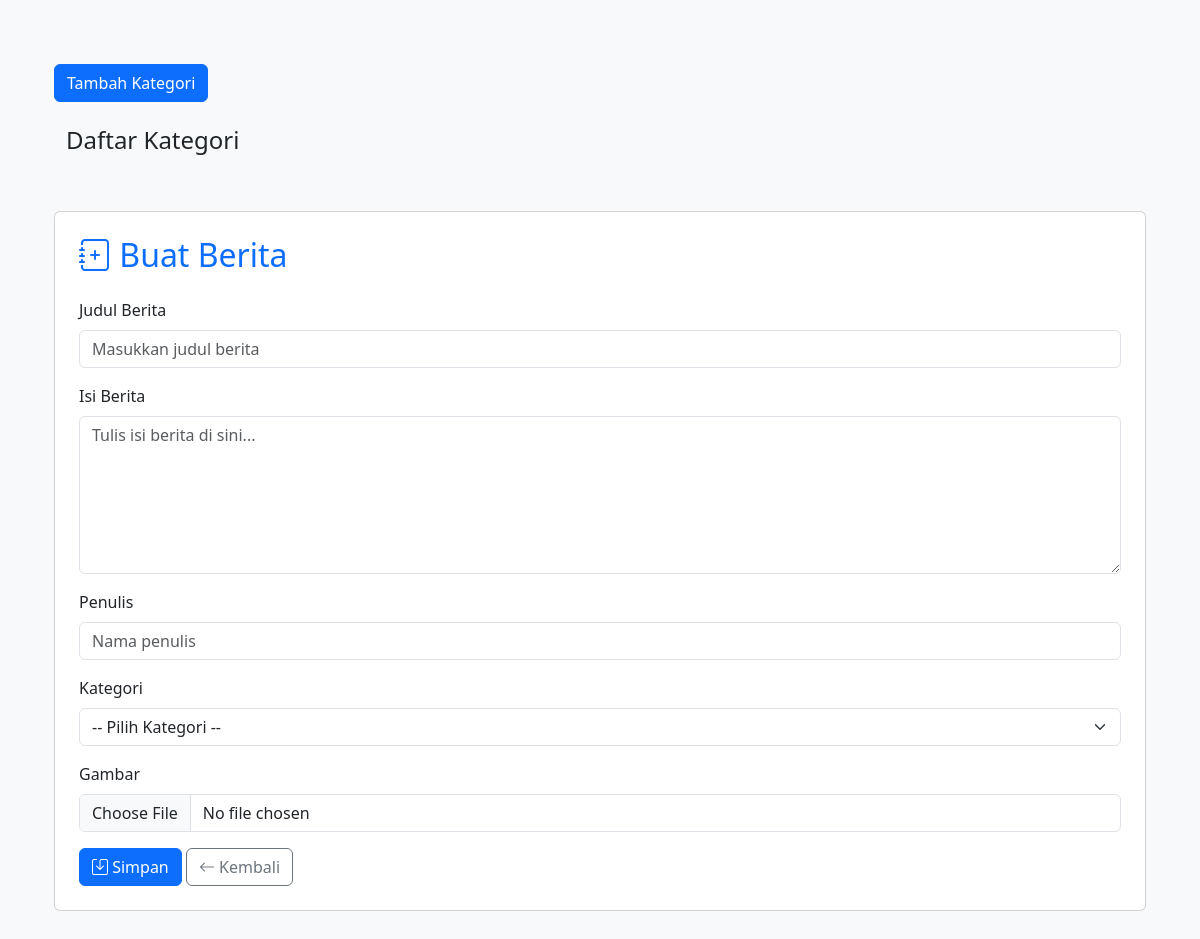
Before: /news/create/ (signed in) with the older database file.
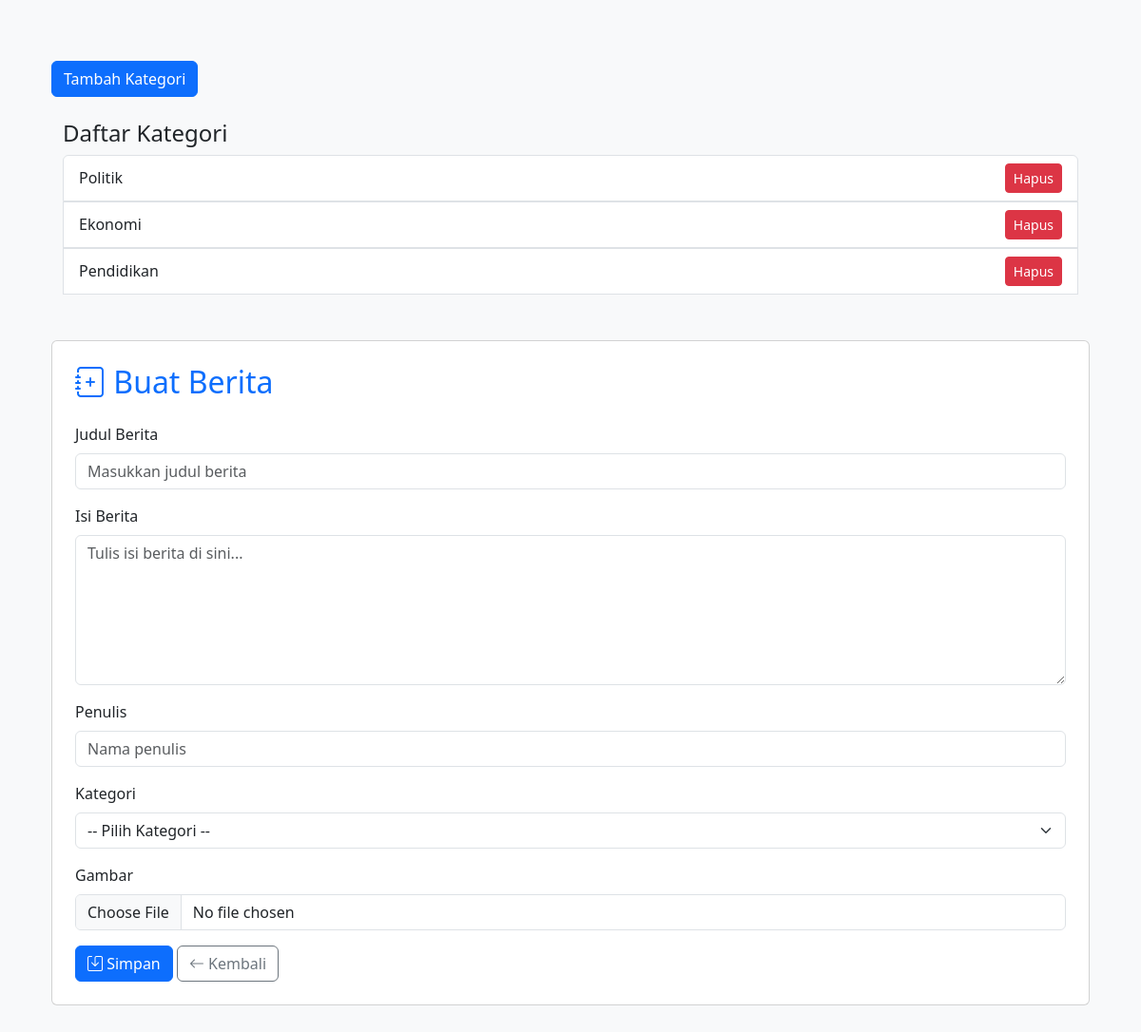
After: the same page with the newer database file.
### news/models.py (models this page shows, shortened)
class Category(models.Model):
    name = models.CharField(max_length=50)

### news/views.py (the view)
# urls.py: path('create/', views.create_article, name='create_article'),
@login_required
def create_article(request):
    if request.method == 'POST':
        form = ArticleForm(request.POST, request.FILES)
        if form.is_valid():
            form.save()
            return redirect('new_list')
    else:
        form = ArticleForm()
        print(form.errors)
    categories = Category.objects.all()
    category_list = Category.objects.all()
    category_form = CategoryForm()
    return render(request, 'news/create_article.html', {
        'form': form,
        'categories': categories,
        'category_form': category_form,
        'category_list': category_list,
    })

### news/forms.py
class ArticleForm(forms.ModelForm):
    class Meta:
        model = Article
        fields = ['title', 'content', 'author', 'kegiatan', 'image', 'category']
        widgets = {
            'title': forms.TextInput(attrs={'class': 'form-control'}),
            'content': forms.Textarea(attrs={'class': 'form-control', 'rows': 5}),
            'author': forms.TextInput(attrs={'class': 'form-control'}),
            'kegiatan': forms.Select(attrs={'class': 'form-select'}),
            'image': forms.ClearableFileInput(attrs={'class': 'form-control'}),
            'category': forms.Select(attrs={'class': 'form-select'}),
        }
    def __init__(self, *args, **kwargs):
        super().__init__(*args, **kwargs)
        self.fields['category'].required = False
        self.fields['kegiatan'].required = False

class CategoryForm(forms.ModelForm):
    class Meta:
        model = Category
        fields = ['name']
        widgets = {
            'name': forms.TextInput(attrs={
                'class': 'form-control',
                'placeholder': 'Masukkan nama kategori'
            })
        }

### news/templates/news/create_article.html (shortened to what this page needs)
{% load static %}
<!DOCTYPE html>
<html lang="id">
  <head>
    <link
      href="https://cdn.jsdelivr.net/npm/bootstrap@5.3.3/dist/css/bootstrap.min.css"
      rel="stylesheet"
    />
    <link
      href="https://cdn.jsdelivr.net/npm/bootstrap-icons@1.11.1/font/bootstrap-icons.css"
      rel="stylesheet"
    />
  </head>
  <body>
    <div class="container">
      <div class="container mt-5">
<button class="btn btn-primary mt-3" data-bs-toggle="modal" data-bs-target="#categoryModal">
  Tambah Kategori
</button>
<div class="container mt-4">
  <h4>Daftar Kategori</h4>
  <ul class="list-group" id="categoryList">
    {% for category in categories %}
  <li class="list-group-item d-flex justify-content-between align-items-center">
    {{ category.name }}
    {% if user.is_authenticated %}
      <button class="btn btn-danger btn-sm" data-bs-toggle="modal" data-bs-target="#deleteCategoryModal{{ category.id }}">
        Hapus
      </button>
    {% endif %}
  </li>
{% endfor %}
  </ul>
</div>
      <div class="card p-4 mb-5 mt-5">
        <h2 class="text-primary mb-4">
          <i class="bi bi-journal-plus"></i> Buat Berita
        </h2>
        <form method="POST" enctype="multipart/form-data">
          <div class="mb-3">
            <label class="form-label">Judul Berita</label>
            <input
              type="text"
              name="title"
              class="form-control"
              placeholder="Masukkan judul berita"
              required
            />
          </div>
          <div class="mb-3">
            <label class="form-label">Isi Berita</label>
            <textarea
              name="content"
              class="form-control"
              rows="6"
              placeholder="Tulis isi berita di sini..."
              required
            ></textarea>
          </div>
          <div class="mb-3">
            <label class="form-label">Penulis</label>
            <input
              type="text"
              name="author"
              class="form-control"
              placeholder="Nama penulis"
              required
            />
          </div>
          <div class="mb-3">
            <label class="form-label">Kategori</label>
            <select name="category" class="form-select">
              <option value="">-- Pilih Kategori --</option>
            </select>
          </div>
          <div class="mb-3">
            <label class="form-label">Gambar</label>
            <input
              type="file"
              name="image"
              class="form-control"
              accept="image/*"
            />
          </div>
          <button type="submit" class="btn btn-primary">
            <i class="bi bi-save"></i> Simpan
          </button>
          <a href="{% url 'new_list' %}" class="btn btn-outline-secondary">
            <i class="bi bi-arrow-left"></i> Kembali
          </a>
        </form>
      </div>
    </div>
  </body>
</html>

Changed rows visible on the page:
added Category: name "Politik"
added Category: name "Ekonomi"
added Category: name "Pendidikan"
